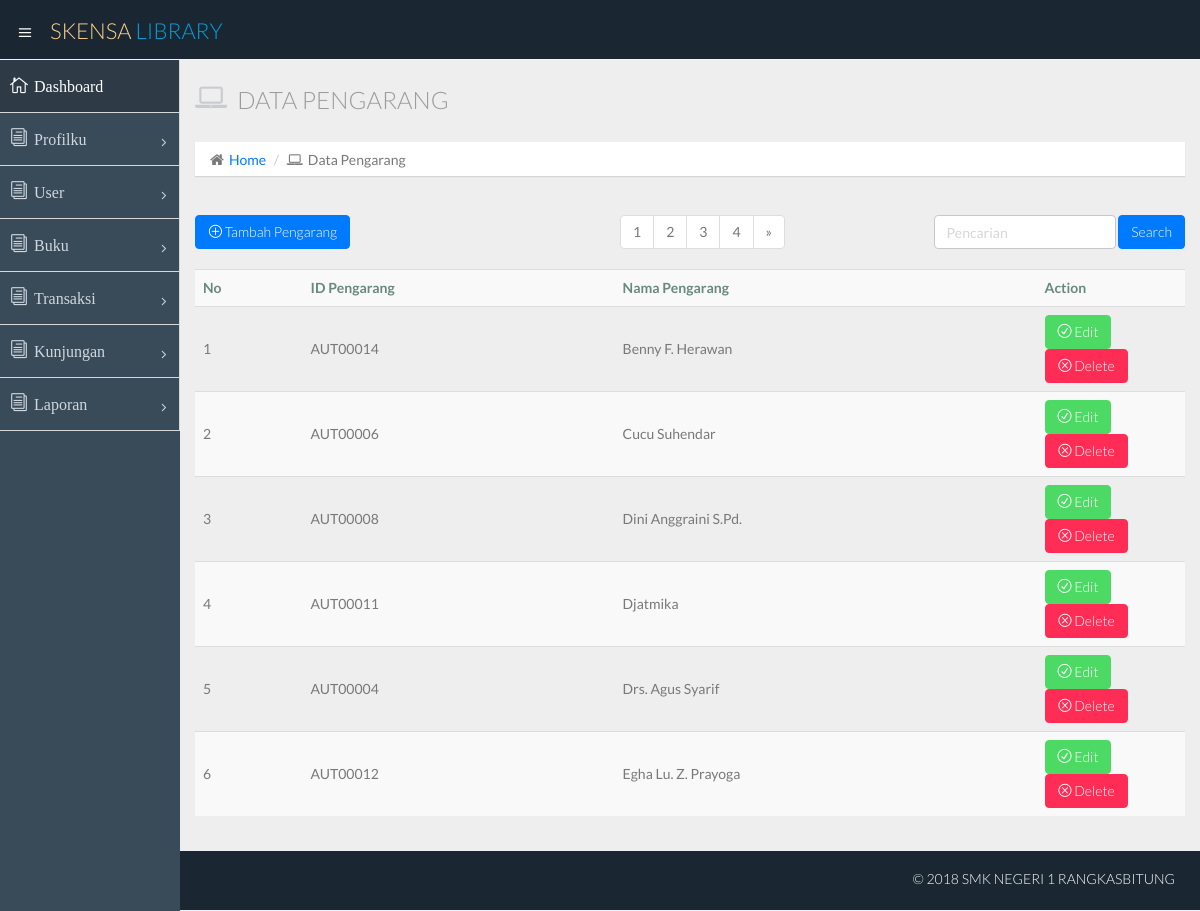
/admin.php?id=pengarang (signed in), run on the app's committed database.
### tables this page shows
CREATE TABLE `pengarang` (
  `id_pengarang` varchar(10) NOT NULL,
  `nama_pengarang` varchar(70) NOT NULL
);

### admin.php (called while the page is built, shortened)
<?php
  include "./layout/headeradmin.php";
  include "./layout/sidebaradmin.php";
  include "route.php";
  include "./layout/footer.php";
?>

### admin/buku/viewpengarang.php (the view, shortened to what this page needs)
<?php
$halaman = 6;
$page = isset($_GET["halaman"])? (int)$_GET["halaman"] : 1;
$mulai = ($page>1) ? ($page * $halaman) - $halaman : 0;
$result = mysqli_query($koneksi, "SELECT * FROM pengarang");
$no=$mulai+1;
$total = mysqli_num_rows($result);
$pages = ceil($total/$halaman);
?>
<section id="main-content">
  <section class="wrapper">
    <div class="row">
      <div class="col-lg-12">
        <h3 class="page-header"><i class="fa fa-laptop"></i> Data Pengarang</h3>
        <ul class="breadcrumb">
          <li><i class="fa fa-home"></i><a href="admin.php">Home</a></li>
          <li><i class="fa fa-laptop"></i>Data Pengarang</li>
        </ul>
      </div>
    </div>
    <div class="row">
      <div class="col-lg-5"><br>
        <a class="btn btn-primary" href="admin.php?id=addpengarang"><i class="icon_plus_alt2"></i> Tambah Pengarang</a>
      </div>
      <div class="col-lg-3">
        <ul class="pagination pagination pull-left">
          <?php
           for ($i=1; $i<=$pages; $i++){ ?>
            <li><a href="admin.php?id=pengarang&halaman=<?php echo $i; ?>"><?php echo $i; ?></a></li>
          <?php }
          $JmlHalaman = ceil($total/$halaman);
          if ( $page < $JmlHalaman ) {
           $link = $page + 1;
           echo "<li><a href='admin.php?id=pengarang&halaman=$link'>»</a></li>"; }
          else { $next = ""; } ?>
      </ul>
    </div>
    <div class="col-lg-4"><br>
      <form class="form-inline pull-right" role="form" method="post" action="admin.php?id=searchpengarang">
        <div class="form-group"><input type="text"  class="form-control" name="keyword" placeholder="Pencarian"></div>
        <input type="submit" name="cari" value="Search" class="btn btn-primary form control">
      </form>
    </div>
  </div>
  <?php
  $result = mysqli_query($koneksi, "SELECT * FROM pengarang ORDER BY nama_pengarang LIMIT $mulai, $halaman");
  $total = mysqli_num_rows($result);
  if($total == 0){ echo "Tidak ada data pengarang"; }
  else { ?>
    <div class="row">
      <div class="col-lg-12">
        <table class="table table-striped table-advance table-hover">
          <tbody>
            <tr><th>No</th><th>ID Pengarang</th><th>Nama Pengarang</th><th>Action</th></tr>
            <?php while($data = mysqli_fetch_array($result)){ ?>
              <tr> <?php
              echo "<td>$no</td>";
              $no++;
              for($i=0; $i<2; $i++){ echo "<td>$data[$i]</td>"; } ?>
              <td width="15%">
                <a class="btn btn-success" href="admin.php?id=editpengarang&pengarangID=<?php echo $data[0]; ?>"><i class="icon_check_alt2"></i> Edit</a>
                <a class="btn btn-danger" href="admin.php?id=deletepengarang&pengarangID=<?php echo $data[0]; ?>"><i class="icon_close_alt2"></i> Delete</a>
              </td>
              </tr> <?php } ?>
          </tbody>
        </table>
      </div>
      </div> <?php } ?>
  </section>
  <?php include "./layout/footer.php"; ?>

### data on the page
pengarang: id_pengarang "AUT00014", nama_pengarang "Benny F. Herawan"
pengarang: id_pengarang "AUT00006", nama_pengarang "Cucu Suhendar"
pengarang: id_pengarang "AUT00008", nama_pengarang "Dini Anggraini S.Pd."
pengarang: id_pengarang "AUT00011", nama_pengarang "Djatmika"
pengarang: id_pengarang "AUT00004", nama_pengarang "Drs. Agus Syarif"
pengarang: id_pengarang "AUT00012", nama_pengarang "Egha Lu. Z. Prayoga"
